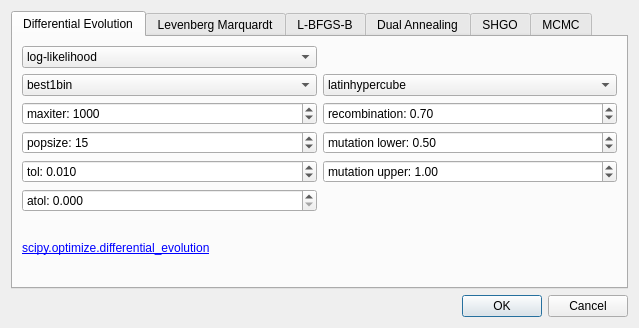
<?xml version="1.0" encoding="UTF-8"?>
<ui version="4.0">
 <class>OptPar</class>
 <widget class="QDialog" name="OptPar">
  <property name="windowModality">
   <enum>Qt::WindowModal</enum>
  </property>
  <property name="geometry">
   <rect>
    <x>0</x>
    <y>0</y>
    <width>639</width>
    <height>328</height>
   </rect>
  </property>
  <property name="windowTitle">
   <string>Optimisation parameters</string>
  </property>
  <layout class="QGridLayout" name="gridLayout_2">
   <item row="2" column="0">
    <widget class="QDialogButtonBox" name="buttonBox">
     <property name="orientation">
      <enum>Qt::Horizontal</enum>
     </property>
     <property name="standardButtons">
      <set>QDialogButtonBox::Cancel|QDialogButtonBox::Ok</set>
     </property>
    </widget>
   </item>
   <item row="0" column="0">
    <widget class="QTabWidget" name="tabWidget">
     <property name="currentIndex">
      <number>0</number>
     </property>
     <widget class="QWidget" name="tab">
      <attribute name="title">
       <string>Differential Evolution</string>
      </attribute>
      <layout class="QGridLayout" name="gridLayout">
       <item row="0" column="0">
        <widget class="QComboBox" name="de_target">
         <property name="toolTip">
          <string>maximise log-likelihood or log-posterior probability</string>
         </property>
         <property name="currentText">
          <string>log-likelihood</string>
         </property>
         <property name="currentIndex">
          <number>0</number>
         </property>
         <item>
          <property name="text">
           <string>log-likelihood</string>
          </property>
         </item>
         <item>
          <property name="text">
           <string>log-posterior</string>
          </property>
         </item>
        </widget>
       </item>
       <item row="1" column="0">
        <widget class="QComboBox" name="de_strategy">
         <property name="toolTip">
          <string>evolution strategy</string>
         </property>
         <property name="currentText">
          <string>best1bin</string>
         </property>
         <property name="currentIndex">
          <number>0</number>
         </property>
         <item>
          <property name="text">
           <string>best1bin</string>
          </property>
         </item>
         <item>
          <property name="text">
           <string>best1exp</string>
          </property>
         </item>
         <item>
          <property name="text">
           <string>rand1exp</string>
          </property>
         </item>
         <item>
          <property name="text">
           <string>randtobest1exp</string>
          </property>
         </item>
         <item>
          <property name="text">
           <string>currenttobest1exp</string>
          </property>
         </item>
         <item>
          <property name="text">
           <string>best2exp</string>
          </property>
         </item>
         <item>
          <property name="text">
           <string>rand2exp</string>
          </property>
         </item>
         <item>
          <property name="text">
           <string>randtobest1bin</string>
          </property>
         </item>
         <item>
          <property name="text">
           <string>currenttobest1bin</string>
          </property>
         </item>
         <item>
          <property name="text">
           <string>best2bin</string>
          </property>
         </item>
         <item>
          <property name="text">
           <string>rand2bin</string>
          </property>
         </item>
         <item>
          <property name="text">
           <string>rand1bin</string>
          </property>
         </item>
        </widget>
       </item>
       <item row="1" column="1">
        <widget class="QComboBox" name="de_initialisation">
         <property name="toolTip">
          <string>Initialisation method</string>
         </property>
         <property name="accessibleName">
          <string/>
         </property>
         <item>
          <property name="text">
           <string>latinhypercube</string>
          </property>
         </item>
         <item>
          <property name="text">
           <string>random</string>
          </property>
         </item>
        </widget>
       </item>
       <item row="2" column="0">
        <widget class="QSpinBox" name="de_maxiter">
         <property name="accelerated">
          <bool>true</bool>
         </property>
         <property name="prefix">
          <string>maxiter: </string>
         </property>
         <property name="minimum">
          <number>1</number>
         </property>
         <property name="maximum">
          <number>20000</number>
         </property>
         <property name="value">
          <number>1000</number>
         </property>
        </widget>
       </item>
       <item row="2" column="1">
        <widget class="QDoubleSpinBox" name="de_recombination">
         <property name="prefix">
          <string>recombination: </string>
         </property>
         <property name="minimum">
          <double>0.010000000000000</double>
         </property>
         <property name="maximum">
          <double>1.000000000000000</double>
         </property>
         <property name="singleStep">
          <double>0.010000000000000</double>
         </property>
         <property name="value">
          <double>0.700000000000000</double>
         </property>
        </widget>
       </item>
       <item row="3" column="0">
        <widget class="QSpinBox" name="de_popsize">
         <property name="prefix">
          <string>popsize: </string>
         </property>
         <property name="minimum">
          <number>1</number>
         </property>
         <property name="maximum">
          <number>100</number>
         </property>
         <property name="value">
          <number>15</number>
         </property>
        </widget>
       </item>
       <item row="3" column="1">
        <widget class="QDoubleSpinBox" name="de_mutation_lb">
         <property name="prefix">
          <string>mutation lower: </string>
         </property>
         <property name="minimum">
          <double>0.010000000000000</double>
         </property>
         <property name="maximum">
          <double>2.000000000000000</double>
         </property>
         <property name="singleStep">
          <double>0.010000000000000</double>
         </property>
         <property name="value">
          <double>0.500000000000000</double>
         </property>
        </widget>
       </item>
       <item row="4" column="0">
        <widget class="QDoubleSpinBox" name="de_tol">
         <property name="accelerated">
          <bool>true</bool>
         </property>
         <property name="prefix">
          <string>tol: </string>
         </property>
         <property name="suffix">
          <string/>
         </property>
         <property name="decimals">
          <number>3</number>
         </property>
         <property name="minimum">
          <double>0.001000000000000</double>
         </property>
         <property name="maximum">
          <double>1.000000000000000</double>
         </property>
         <property name="singleStep">
          <double>0.001000000000000</double>
         </property>
         <property name="value">
          <double>0.010000000000000</double>
         </property>
        </widget>
       </item>
       <item row="4" column="1">
        <widget class="QDoubleSpinBox" name="de_mutation_ub">
         <property name="prefix">
          <string>mutation upper: </string>
         </property>
         <property name="minimum">
          <double>0.010000000000000</double>
         </property>
         <property name="maximum">
          <double>2.000000000000000</double>
         </property>
         <property name="singleStep">
          <double>0.010000000000000</double>
         </property>
         <property name="value">
          <double>1.000000000000000</double>
         </property>
        </widget>
       </item>
       <item row="5" column="0">
        <widget class="QDoubleSpinBox" name="de_atol">
         <property name="accelerated">
          <bool>true</bool>
         </property>
         <property name="prefix">
          <string>atol: </string>
         </property>
         <property name="suffix">
          <string/>
         </property>
         <property name="decimals">
          <number>3</number>
         </property>
         <property name="minimum">
          <double>0.000000000000000</double>
         </property>
         <property name="maximum">
          <double>1.000000000000000</double>
         </property>
         <property name="singleStep">
          <double>0.001000000000000</double>
         </property>
         <property name="value">
          <double>0.000000000000000</double>
         </property>
        </widget>
       </item>
       <item row="6" column="0" colspan="2">
        <widget class="QLabel" name="label">
         <property name="text">
          <string>&lt;html&gt;&lt;head/&gt;&lt;body&gt;&lt;p&gt;&lt;a href=&quot;https://docs.scipy.org/doc/scipy/reference/generated/scipy.optimize.differential_evolution.html#scipy.optimize.differential_evolution&quot;&gt;&lt;span style=&quot; text-decoration: underline; color:#0000ff;&quot;&gt;scipy.optimize.differential_evolution&lt;/span&gt;&lt;/a&gt;&lt;/p&gt;&lt;/body&gt;&lt;/html&gt;</string>
         </property>
         <property name="textFormat">
          <enum>Qt::RichText</enum>
         </property>
         <property name="scaledContents">
          <bool>true</bool>
         </property>
         <property name="wordWrap">
          <bool>true</bool>
         </property>
         <property name="openExternalLinks">
          <bool>true</bool>
         </property>
         <property name="textInteractionFlags">
          <set>Qt::TextBrowserInteraction</set>
         </property>
        </widget>
       </item>
      </layout>
     </widget>
     <widget class="QWidget" name="tab_2">
      <attribute name="title">
       <string>Levenberg Marquardt</string>
      </attribute>
      <layout class="QGridLayout" name="gridLayout_6">
       <item row="0" column="0">
        <widget class="QLabel" name="label_1">
         <property name="text">
          <string>&lt;html&gt;&lt;head/&gt;&lt;body&gt;&lt;p&gt;&lt;a href=&quot;https://docs.scipy.org/doc/scipy/reference/generated/scipy.optimize.least_squares.html#scipy.optimize.least_squares&quot;&gt;&lt;span style=&quot; text-decoration: underline; color:#0000ff;&quot;&gt;scipy.optimize.least_squares&lt;/span&gt;&lt;/a&gt;&lt;/p&gt;&lt;/body&gt;&lt;/html&gt;</string>
         </property>
         <property name="textFormat">
          <enum>Qt::RichText</enum>
         </property>
         <property name="scaledContents">
          <bool>true</bool>
         </property>
         <property name="wordWrap">
          <bool>true</bool>
         </property>
         <property name="openExternalLinks">
          <bool>true</bool>
         </property>
         <property name="textInteractionFlags">
          <set>Qt::TextBrowserInteraction</set>
         </property>
        </widget>
       </item>
      </layout>
     </widget>
     <widget class="QWidget" name="tab_3">
      <attribute name="title">
       <string>L-BFGS-B</string>
      </attribute>
      <layout class="QGridLayout" name="gridLayout_3">
       <item row="0" column="0">
        <widget class="QComboBox" name="lbfgsb_target">
         <property name="toolTip">
          <string>maximise log-likelihood or log-posterior probability</string>
         </property>
         <property name="currentText">
          <string>log-likelihood</string>
         </property>
         <property name="currentIndex">
          <number>0</number>
         </property>
         <item>
          <property name="text">
           <string>log-likelihood</string>
          </property>
         </item>
         <item>
          <property name="text">
           <string>log-posterior</string>
          </property>
         </item>
        </widget>
       </item>
       <item row="1" column="0">
        <widget class="QSpinBox" name="lbfgsb_maxiter">
         <property name="accelerated">
          <bool>true</bool>
         </property>
         <property name="prefix">
          <string>maxiter: </string>
         </property>
         <property name="minimum">
          <number>1</number>
         </property>
         <property name="maximum">
          <number>40000</number>
         </property>
         <property name="value">
          <number>15000</number>
         </property>
        </widget>
       </item>
       <item row="2" column="0">
        <widget class="QLabel" name="label_2">
         <property name="text">
          <string>&lt;html&gt;&lt;head/&gt;&lt;body&gt;&lt;p&gt;&lt;a href=&quot;https://docs.scipy.org/doc/scipy/reference/optimize.minimize-lbfgsb.html#optimize-minimize-lbfgsb&quot;&gt;&lt;span style=&quot; text-decoration: underline; color:#0000ff;&quot;&gt;scipy.optimize.minimize-lbfgsb&lt;/span&gt;&lt;/a&gt;&lt;/p&gt;&lt;/body&gt;&lt;/html&gt;</string>
         </property>
         <property name="textFormat">
          <enum>Qt::RichText</enum>
         </property>
         <property name="scaledContents">
          <bool>true</bool>
         </property>
         <property name="wordWrap">
          <bool>true</bool>
         </property>
         <property name="openExternalLinks">
          <bool>true</bool>
         </property>
         <property name="textInteractionFlags">
          <set>Qt::TextBrowserInteraction</set>
         </property>
        </widget>
       </item>
      </layout>
     </widget>
     <widget class="QWidget" name="tab_4">
      <attribute name="title">
       <string>Dual Annealing</string>
      </attribute>
      <layout class="QGridLayout" name="gridLayout_4">
       <item row="1" column="0">
        <widget class="QSpinBox" name="da_maxiter">
         <property name="accelerated">
          <bool>true</bool>
         </property>
         <property name="prefix">
          <string>maxiter: </string>
         </property>
         <property name="minimum">
          <number>1</number>
         </property>
         <property name="maximum">
          <number>20000</number>
         </property>
         <property name="value">
          <number>1000</number>
         </property>
        </widget>
       </item>
       <item row="4" column="0">
        <widget class="QDoubleSpinBox" name="da_visit">
         <property name="accelerated">
          <bool>true</bool>
         </property>
         <property name="prefix">
          <string>visit:</string>
         </property>
         <property name="decimals">
          <number>2</number>
         </property>
         <property name="minimum">
          <double>0.000000000000000</double>
         </property>
         <property name="maximum">
          <double>3.000000000000000</double>
         </property>
         <property name="singleStep">
          <double>0.010000000000000</double>
         </property>
         <property name="value">
          <double>2.620000000000000</double>
         </property>
        </widget>
       </item>
       <item row="2" column="0">
        <widget class="QDoubleSpinBox" name="da_initial_temp">
         <property name="accelerated">
          <bool>true</bool>
         </property>
         <property name="prefix">
          <string>initial temp: </string>
         </property>
         <property name="minimum">
          <double>0.010000000000000</double>
         </property>
         <property name="maximum">
          <double>50000.000000000000000</double>
         </property>
         <property name="singleStep">
          <double>0.100000000000000</double>
         </property>
         <property name="value">
          <double>5230.000000000000000</double>
         </property>
        </widget>
       </item>
       <item row="3" column="0">
        <widget class="QDoubleSpinBox" name="da_restart_temp">
         <property name="accelerated">
          <bool>true</bool>
         </property>
         <property name="prefix">
          <string>restart temp ratio: </string>
         </property>
         <property name="decimals">
          <number>5</number>
         </property>
         <property name="minimum">
          <double>0.000000000000000</double>
         </property>
         <property name="maximum">
          <double>1.000000000000000</double>
         </property>
         <property name="singleStep">
          <double>0.000100000000000</double>
         </property>
         <property name="value">
          <double>0.000020000000000</double>
         </property>
        </widget>
       </item>
       <item row="5" column="0">
        <widget class="QDoubleSpinBox" name="da_accept">
         <property name="accelerated">
          <bool>true</bool>
         </property>
         <property name="prefix">
          <string>accept:</string>
         </property>
         <property name="decimals">
          <number>2</number>
         </property>
         <property name="minimum">
          <double>-100000.000000000000000</double>
         </property>
         <property name="maximum">
          <double>-5.000000000000000</double>
         </property>
         <property name="singleStep">
          <double>1.000000000000000</double>
         </property>
         <property name="value">
          <double>-5.000000000000000</double>
         </property>
        </widget>
       </item>
       <item row="6" column="0">
        <widget class="QCheckBox" name="da_no_local_search">
         <property name="text">
          <string>no local search</string>
         </property>
        </widget>
       </item>
       <item row="0" column="0">
        <widget class="QComboBox" name="da_target">
         <property name="toolTip">
          <string>maximise log-likelihood or log-posterior probability</string>
         </property>
         <property name="currentText">
          <string>log-likelihood</string>
         </property>
         <property name="currentIndex">
          <number>0</number>
         </property>
         <item>
          <property name="text">
           <string>log-likelihood</string>
          </property>
         </item>
         <item>
          <property name="text">
           <string>log-posterior</string>
          </property>
         </item>
        </widget>
       </item>
       <item row="7" column="0">
        <widget class="QLabel" name="label_3">
         <property name="text">
          <string>&lt;html&gt;&lt;head/&gt;&lt;body&gt;&lt;p&gt;&lt;a href=&quot;https://docs.scipy.org/doc/scipy/reference/generated/scipy.optimize.dual_annealing.html&quot;&gt;&lt;span style=&quot; text-decoration: underline; color:#0000ff;&quot;&gt;scipy.optimize.dual_annealing&lt;/span&gt;&lt;/a&gt;&lt;/p&gt;&lt;/body&gt;&lt;/html&gt;</string>
         </property>
         <property name="textFormat">
          <enum>Qt::RichText</enum>
         </property>
         <property name="scaledContents">
          <bool>true</bool>
         </property>
         <property name="wordWrap">
          <bool>true</bool>
         </property>
         <property name="openExternalLinks">
          <bool>true</bool>
         </property>
         <property name="textInteractionFlags">
          <set>Qt::TextBrowserInteraction</set>
         </property>
        </widget>
       </item>
      </layout>
     </widget>
     <widget class="QWidget" name="tab_5">
      <attribute name="title">
       <string>SHGO</string>
      </attribute>
      <layout class="QGridLayout" name="gridLayout_5">
       <item row="1" column="0">
        <widget class="QSpinBox" name="shgo_n">
         <property name="prefix">
          <string>n: </string>
         </property>
         <property name="minimum">
          <number>1</number>
         </property>
         <property name="maximum">
          <number>2000</number>
         </property>
         <property name="value">
          <number>100</number>
         </property>
        </widget>
       </item>
       <item row="0" column="0">
        <widget class="QComboBox" name="shgo_target">
         <property name="toolTip">
          <string>maximise log-likelihood or log-posterior probability</string>
         </property>
         <property name="currentText">
          <string>log-likelihood</string>
         </property>
         <property name="currentIndex">
          <number>0</number>
         </property>
         <item>
          <property name="text">
           <string>log-likelihood</string>
          </property>
         </item>
         <item>
          <property name="text">
           <string>log-posterior</string>
          </property>
         </item>
        </widget>
       </item>
       <item row="3" column="0">
        <widget class="QLabel" name="label_4">
         <property name="text">
          <string>&lt;html&gt;&lt;head/&gt;&lt;body&gt;&lt;p&gt;&lt;a href=&quot;https://docs.scipy.org/doc/scipy/reference/generated/scipy.optimize.shgo.html#scipy.optimize.shgo&quot;&gt;&lt;span style=&quot; text-decoration: underline; color:#0000ff;&quot;&gt;scipy.optimize.shgo&lt;/span&gt;&lt;/a&gt;&lt;/p&gt;&lt;/body&gt;&lt;/html&gt;</string>
         </property>
         <property name="textFormat">
          <enum>Qt::RichText</enum>
         </property>
         <property name="scaledContents">
          <bool>true</bool>
         </property>
         <property name="wordWrap">
          <bool>true</bool>
         </property>
         <property name="openExternalLinks">
          <bool>true</bool>
         </property>
         <property name="textInteractionFlags">
          <set>Qt::TextBrowserInteraction</set>
         </property>
        </widget>
       </item>
       <item row="2" column="0">
        <widget class="QSpinBox" name="shgo_iters">
         <property name="prefix">
          <string>iters: </string>
         </property>
         <property name="minimum">
          <number>1</number>
         </property>
         <property name="maximum">
          <number>1000</number>
         </property>
         <property name="value">
          <number>5</number>
         </property>
        </widget>
       </item>
      </layout>
     </widget>
     <widget class="QWidget" name="tab_6">
      <attribute name="title">
       <string>MCMC</string>
      </attribute>
      <layout class="QGridLayout" name="gridLayout_7">
       <item row="0" column="0">
        <widget class="QLabel" name="label_5">
         <property name="text">
          <string>&lt;html&gt;&lt;head/&gt;&lt;body&gt;&lt;p&gt;&lt;a href=&quot;https://emcee.readthedocs.io/en/stable/&quot;&gt;&lt;span style=&quot; text-decoration: underline; color:#0000ff;&quot;&gt;MCMC with emcee&lt;/span&gt;&lt;/a&gt;&lt;/p&gt;&lt;/body&gt;&lt;/html&gt;</string>
         </property>
         <property name="textFormat">
          <enum>Qt::RichText</enum>
         </property>
         <property name="scaledContents">
          <bool>true</bool>
         </property>
         <property name="wordWrap">
          <bool>true</bool>
         </property>
         <property name="openExternalLinks">
          <bool>true</bool>
         </property>
         <property name="textInteractionFlags">
          <set>Qt::TextBrowserInteraction</set>
         </property>
        </widget>
       </item>
       <item row="1" column="0">
        <widget class="QLabel" name="label_6">
         <property name="text">
          <string>&lt;html&gt;&lt;head/&gt;&lt;body&gt;&lt;p&gt;&lt;a href=&quot;https://arxiv.org/abs/1501.05823&quot;&gt;&lt;span style=&quot; text-decoration: underline; color:#0000ff;&quot;&gt;Parallel tempered MCMC with ptemcee&lt;/span&gt;&lt;/a&gt;&lt;/p&gt;&lt;/body&gt;&lt;/html&gt;</string>
         </property>
         <property name="textFormat">
          <enum>Qt::RichText</enum>
         </property>
         <property name="scaledContents">
          <bool>true</bool>
         </property>
         <property name="wordWrap">
          <bool>true</bool>
         </property>
         <property name="openExternalLinks">
          <bool>true</bool>
         </property>
         <property name="textInteractionFlags">
          <set>Qt::TextBrowserInteraction</set>
         </property>
        </widget>
       </item>
      </layout>
     </widget>
    </widget>
   </item>
  </layout>
 </widget>
 <tabstops>
  <tabstop>de_target</tabstop>
  <tabstop>de_strategy</tabstop>
  <tabstop>de_maxiter</tabstop>
  <tabstop>de_popsize</tabstop>
  <tabstop>de_tol</tabstop>
  <tabstop>de_atol</tabstop>
  <tabstop>de_initialisation</tabstop>
  <tabstop>de_recombination</tabstop>
  <tabstop>de_mutation_lb</tabstop>
  <tabstop>de_mutation_ub</tabstop>
 </tabstops>
 <resources/>
 <connections>
  <connection>
   <sender>buttonBox</sender>
   <signal>accepted()</signal>
   <receiver>OptPar</receiver>
   <slot>accept()</slot>
   <hints>
    <hint type="sourcelabel">
     <x>248</x>
     <y>254</y>
    </hint>
    <hint type="destinationlabel">
     <x>157</x>
     <y>274</y>
    </hint>
   </hints>
  </connection>
  <connection>
   <sender>buttonBox</sender>
   <signal>rejected()</signal>
   <receiver>OptPar</receiver>
   <slot>reject()</slot>
   <hints>
    <hint type="sourcelabel">
     <x>316</x>
     <y>260</y>
    </hint>
    <hint type="destinationlabel">
     <x>286</x>
     <y>274</y>
    </hint>
   </hints>
  </connection>
 </connections>
</ui>
